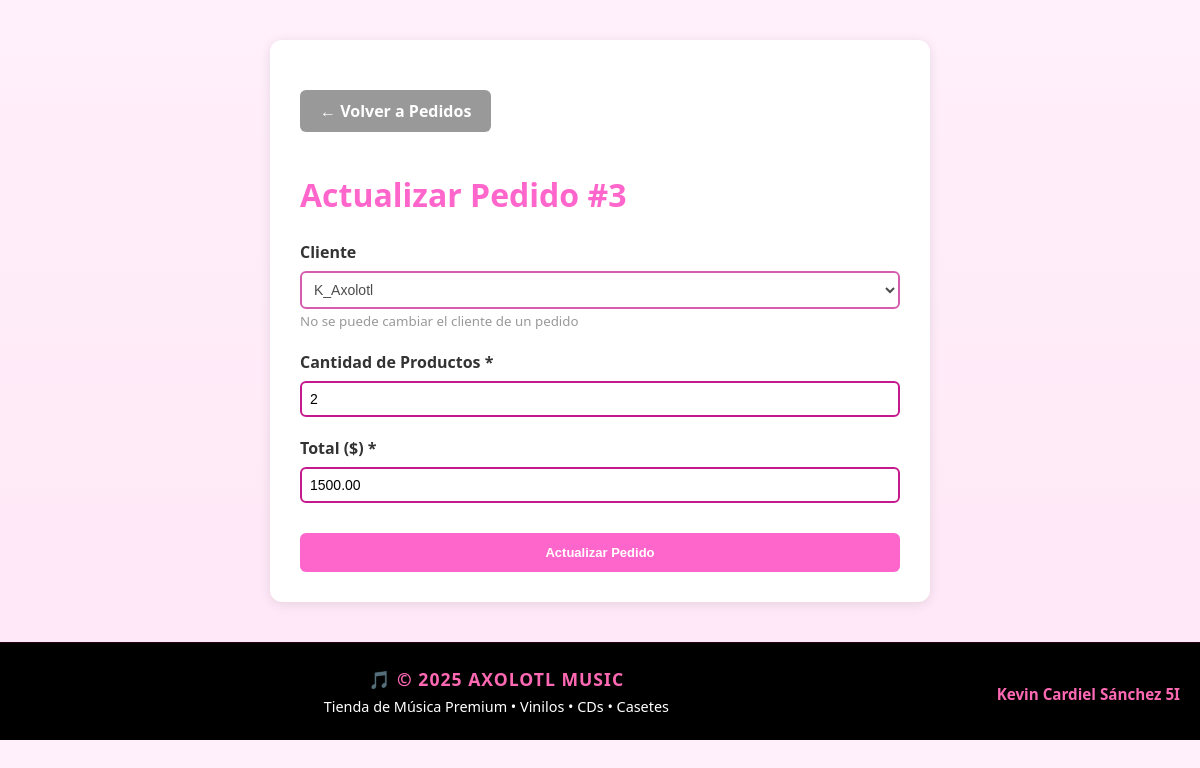
The app's page /admin_panel/pedidos/actualizar/3/ (signed in) with its own data.
### app_Axolotl/models.py (models this page shows, shortened)
class Pedido(models.Model):
    usuario = models.ForeignKey(
        Usuario, on_delete=models.CASCADE, related_name='pedidos'
    )  # Relación 1-N (un usuario puede tener muchos pedidos)
    cantidad_producto = models.PositiveIntegerField()
    total = models.DecimalField(max_digits=10, decimal_places=2)
    fecha = models.DateTimeField(auto_now_add=True)

class Usuario(models.Model):
    user = models.OneToOneField(User, on_delete=models.CASCADE, null=True, blank=True)
    nombre = models.CharField(max_length=100, blank=True)
    email = models.EmailField(unique=True)
    tel = models.CharField(max_length=15, blank=True)
    direccion = models.CharField(max_length=200, blank=True)
    codigo_postal = models.IntegerField(blank=True, null=True)
    profile_image = models.ImageField(upload_to='profiles/', blank=True, null=True)

### app_Axolotl/views.py (the view)
# urls.py: path('admin_panel/pedidos/actualizar/<int:pedido_id>/', views.actualizar_pedido, name='actualizar_pedido'),
@login_required
@user_passes_test(is_staff_user)
def actualizar_pedido(request, pedido_id):
    pedido = get_object_or_404(Pedido, id=pedido_id)
    if request.method == 'POST':
        pedido.cantidad_producto = int(request.POST.get('cantidad_producto', pedido.cantidad_producto))
        pedido.total = float(request.POST.get('total', pedido.total))
        pedido.save()
        messages.success(request, 'Pedido actualizado correctamente.')
        return redirect('ver_pedidos')
    usuarios = _safe_all_usuarios()
    return render(request, 'admin_panel/pedidos_actualizar.html', {'pedido': pedido, 'usuarios': usuarios})

### app_Axolotl/views.py (called while the page is built)
def is_staff_user(user):
    return user.is_staff

def _safe_all_usuarios():
    try:
        return Usuario.objects.all()
    except OperationalError:
        users = User.objects.all().order_by('username')
        return [
            {'id': u.id, 'nombre': u.username, 'email': u.email or '', 'tel': ''}
            for u in users
        ]

### app_Axolotl/templates/admin_panel/pedidos_actualizar.html (shortened to what this page needs)
{% load static %}
<!DOCTYPE html>
<html>
<head>
    <link rel="stylesheet" href="{% static 'style.css' %}">
</head>
<body class="content-with-footer">
    <div class="container">
        <a href="{% url 'ver_pedidos' %}" class="back-link">← Volver a Pedidos</a>
        <h1>Actualizar Pedido #{{ pedido.id }}</h1>
        <form method="POST">
            <div class="form-group">
                <label for="usuario">Cliente</label>
                <select id="usuario" name="usuario" disabled>
                    {% for usuario in usuarios %}
                        <option value="{{ usuario.id }}" {% if usuario.id == pedido.usuario.id %}selected{% endif %}>{{ usuario.nombre }}</option>
                    {% endfor %}
                </select>
                <small style="color: #999;">No se puede cambiar el cliente de un pedido</small>
            </div>
            <div class="form-group">
                <label for="cantidad">Cantidad de Productos *</label>
                <input type="number" id="cantidad" name="cantidad_producto" value="{{ pedido.cantidad_producto }}" min="1" required>
            </div>
            <div class="form-group">
                <label for="total">Total ($) *</label>
                <input type="number" id="total" name="total" value="{{ pedido.total }}" min="0" step="0.01" required>
            </div>
            <button type="submit" class="btn">Actualizar Pedido</button>
        </form>
    </div>
    {% include "footer.html" %}
</body>
</html>

### app_Axolotl/static/style.css (style rules this page uses)
body { margin: 0; padding: 0; font-family: Arial, Helvetica, sans-serif; background-color: #000000; color: #ffffff; }
html { margin: 0; padding: 0; }
input, textarea, select { width: 100%; padding: 10px 12px; border-radius: 6px; border: 2px solid #c51a8d; background: #fff; color: #000; font-size: 14px; font-family: Arial, sans-serif; box-sizing: border-box; transition: border-color 0.2s ease; }
button, .btn, input[type="submit"] { background: #c51a8d; background: linear-gradient(90deg, #5a005a, #c51a8d); color: #fff; border: none; padding: 10px 20px; border-radius: 6px; cursor: pointer; font-weight: 700; font-size: 13px; transition: background 0.2s ease; }
.back-link { display: inline-block; margin-top: 20px; padding: 10px 24px; background: linear-gradient(90deg, #5a005a, #c51a8d); color: white; text-decoration: none; border-radius: 20px; font-weight: 600; transition: 0.3s; }

### app_Axolotl/templates/admin_panel/pedidos_actualizar.html (style rules this page uses)
body { background: linear-gradient(180deg, #fff0fb 0%, #ffe6f6 100%) !important; color: #2b0030; }
form select, form input { background:#fff; border:2px solid #c51a8d; padding:8px; border-radius:6px; width:100%; box-sizing:border-box; }
a { color:#5a005a; }
body { background: #faf7fb; font-family: 'Segoe UI', Tahoma, Geneva, Verdana, sans-serif; }
.container { max-width: 600px; margin: 40px auto; padding: 30px; background: white; border-radius: 12px; box-shadow: 0 2px 12px rgba(0,0,0,0.1); }
h1 { color: #ff66cc; margin-bottom: 25px; }
.form-group { margin-bottom: 20px; }
label { display: block; margin-bottom: 8px; font-weight: 600; color: #333; }
select, input { width: 100%; padding: 12px; border: 2px solid #ddd; border-radius: 6px; font-size: 14px; transition: 0.3s; }
.btn { width: 100%; padding: 12px; margin-top: 10px; background: #ff66cc; color: white; border: none; border-radius: 6px; font-weight: 600; cursor: pointer; transition: 0.3s; }
.back-link { display: inline-block; margin-bottom: 20px; padding: 10px 20px; background: #999; color: white; text-decoration: none; border-radius: 6px; }

### records on screen
Pedido: id "3", usuario "K_Axolotl", cantidad_producto "2", total "1500.00"
